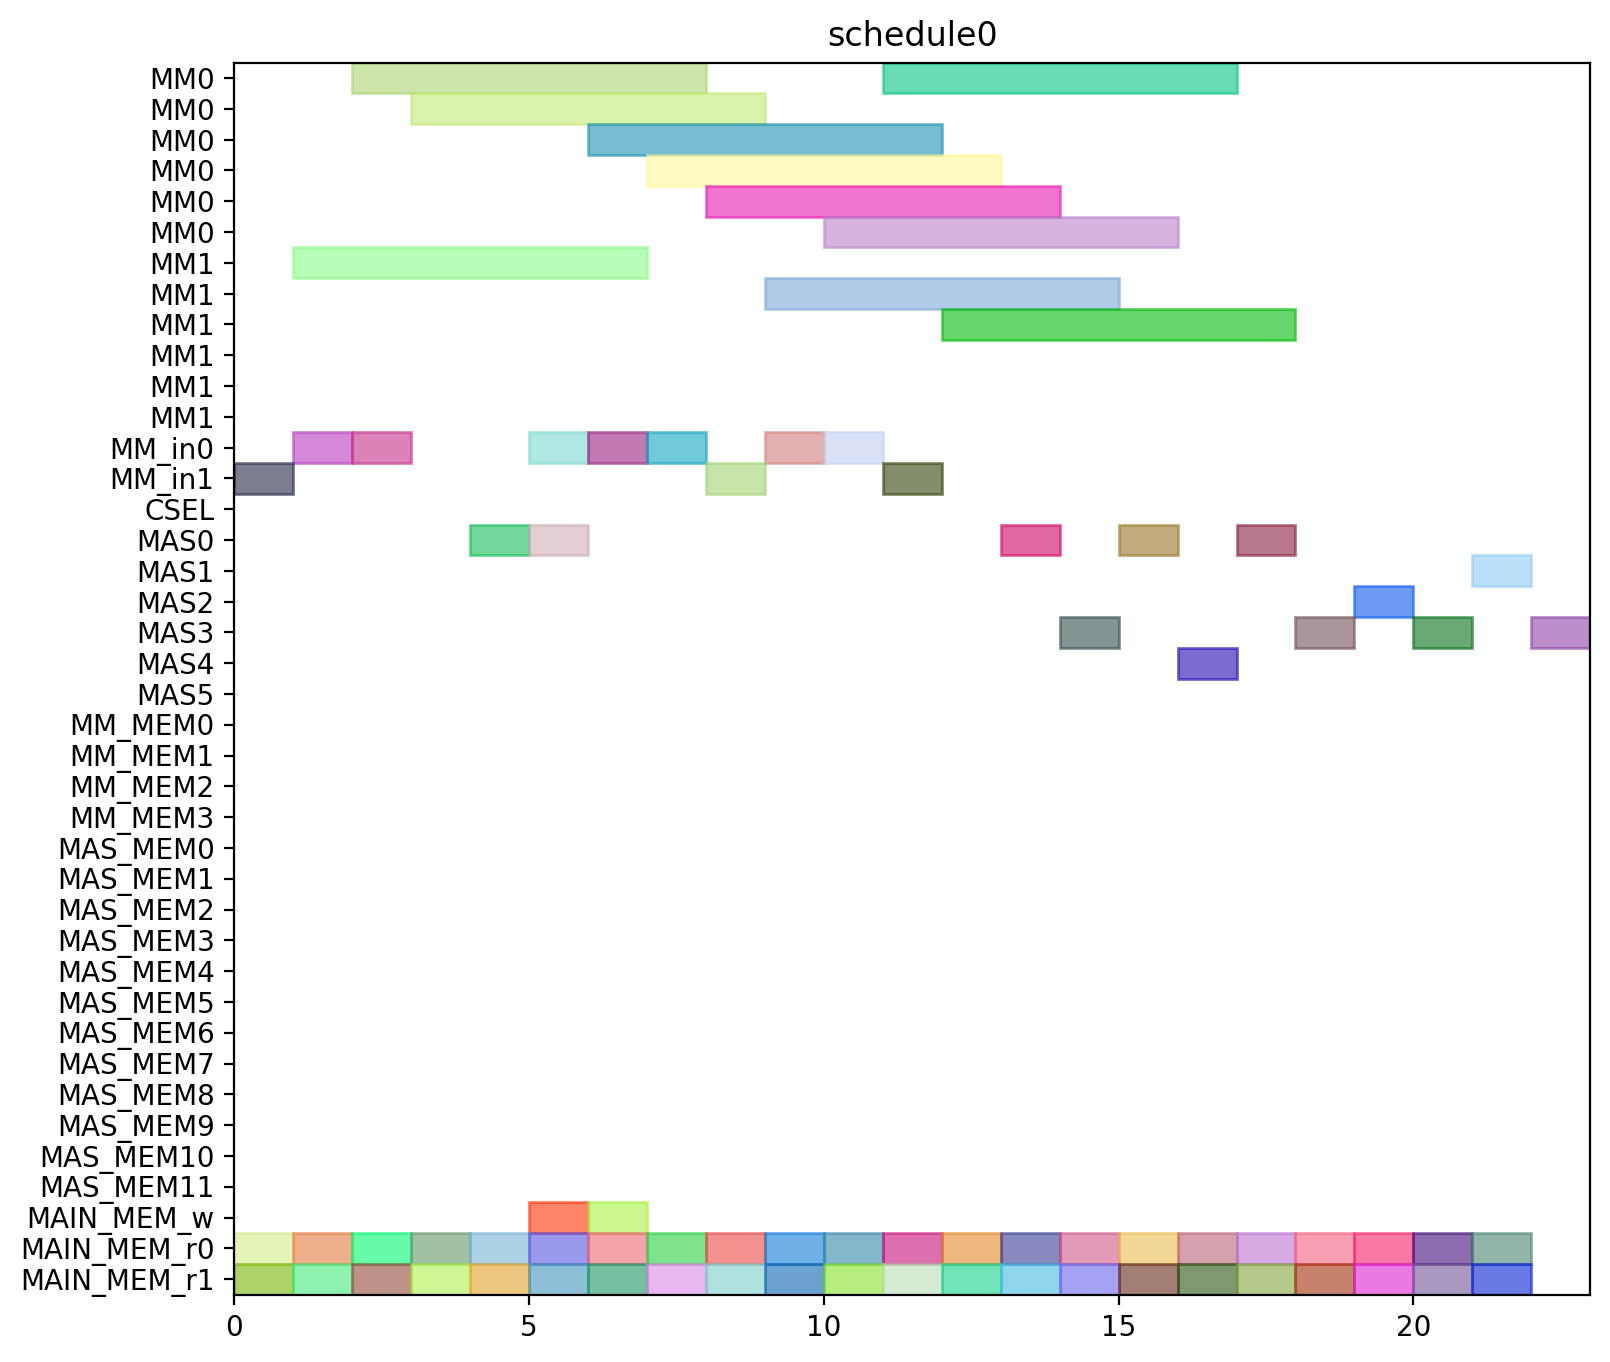

Reproduce this figure in Python.
from pyschedule import Scenario, solvers, plotters, alt


def solve():
	horizon = 120
	S = Scenario("schedule0", horizon=horizon)

	# resource
	MM = S.Resources('MM', num=2, size=6)
	MM_in = S.Resources('MM_in', num=2)
	CSEL = S.Resource('CSEL')
	MAS = S.Resources('MAS', num=6, size=1, periods=range(1, horizon))
	MM_MEM = S.Resources('MM_MEM', num=4)
	MAS_MEM = S.Resources('MAS_MEM', num=12)
	MAIN_MEM_w = S.Resource('MAIN_MEM_w', size=1)
	MAIN_MEM_r = S.Resources('MAIN_MEM_r', num=2)

	# result of previous scheduling

	# new tasks
	c10_t0 = S.Task('c10_t0', length=6, delay_cost=1)
	c10_t0 += alt(MM)
	c10_t0_in = S.Task('c10_t0_in', length=1, delay_cost=1)
	c10_t0_in += alt(MM_in)
	S += c10_t0_in*MM_in[0]<=c10_t0*MM[0]
	S += c10_t0_in*MM_in[1]<=c10_t0*MM[1]
	c10_t0_mem0 = S.Task('c10_t0_mem0', length=1, delay_cost=1)
	c10_t0_mem0 += MAIN_MEM_r[0]
	S += c10_t0_mem0 <= c10_t0

	c10_t0_mem1 = S.Task('c10_t0_mem1', length=1, delay_cost=1)
	c10_t0_mem1 += MAIN_MEM_r[1]
	S += c10_t0_mem1 <= c10_t0

	c10_t1 = S.Task('c10_t1', length=6, delay_cost=1)
	c10_t1 += alt(MM)
	c10_t1_in = S.Task('c10_t1_in', length=1, delay_cost=1)
	c10_t1_in += alt(MM_in)
	S += c10_t1_in*MM_in[0]<=c10_t1*MM[0]
	S += c10_t1_in*MM_in[1]<=c10_t1*MM[1]
	c10_t1_mem0 = S.Task('c10_t1_mem0', length=1, delay_cost=1)
	c10_t1_mem0 += MAIN_MEM_r[0]
	S += c10_t1_mem0 <= c10_t1

	c10_t1_mem1 = S.Task('c10_t1_mem1', length=1, delay_cost=1)
	c10_t1_mem1 += MAIN_MEM_r[1]
	S += c10_t1_mem1 <= c10_t1

	c10_t2 = S.Task('c10_t2', length=1, delay_cost=1)
	c10_t2 += alt(MAS)
	c10_t2_mem0 = S.Task('c10_t2_mem0', length=1, delay_cost=1)
	c10_t2_mem0 += MAIN_MEM_r[0]
	S += c10_t2_mem0 <= c10_t2

	c10_t2_mem1 = S.Task('c10_t2_mem1', length=1, delay_cost=1)
	c10_t2_mem1 += MAIN_MEM_r[1]
	S += c10_t2_mem1 <= c10_t2

	c10_t3 = S.Task('c10_t3', length=1, delay_cost=1)
	c10_t3 += alt(MAS)
	c10_t3_mem0 = S.Task('c10_t3_mem0', length=1, delay_cost=1)
	c10_t3_mem0 += MAIN_MEM_r[0]
	S += c10_t3_mem0 <= c10_t3

	c10_t3_mem1 = S.Task('c10_t3_mem1', length=1, delay_cost=1)
	c10_t3_mem1 += MAIN_MEM_r[1]
	S += c10_t3_mem1 <= c10_t3

	c20_t0 = S.Task('c20_t0', length=6, delay_cost=1)
	c20_t0 += alt(MM)
	c20_t0_in = S.Task('c20_t0_in', length=1, delay_cost=1)
	c20_t0_in += alt(MM_in)
	S += c20_t0_in*MM_in[0]<=c20_t0*MM[0]
	S += c20_t0_in*MM_in[1]<=c20_t0*MM[1]
	c20_t0_mem0 = S.Task('c20_t0_mem0', length=1, delay_cost=1)
	c20_t0_mem0 += MAIN_MEM_r[0]
	S += c20_t0_mem0 <= c20_t0

	c20_t0_mem1 = S.Task('c20_t0_mem1', length=1, delay_cost=1)
	c20_t0_mem1 += MAIN_MEM_r[1]
	S += c20_t0_mem1 <= c20_t0

	c20_t1 = S.Task('c20_t1', length=6, delay_cost=1)
	c20_t1 += alt(MM)
	c20_t1_in = S.Task('c20_t1_in', length=1, delay_cost=1)
	c20_t1_in += alt(MM_in)
	S += c20_t1_in*MM_in[0]<=c20_t1*MM[0]
	S += c20_t1_in*MM_in[1]<=c20_t1*MM[1]
	c20_t1_mem0 = S.Task('c20_t1_mem0', length=1, delay_cost=1)
	c20_t1_mem0 += MAIN_MEM_r[0]
	S += c20_t1_mem0 <= c20_t1

	c20_t1_mem1 = S.Task('c20_t1_mem1', length=1, delay_cost=1)
	c20_t1_mem1 += MAIN_MEM_r[1]
	S += c20_t1_mem1 <= c20_t1

	c20_t2 = S.Task('c20_t2', length=1, delay_cost=1)
	c20_t2 += alt(MAS)
	c20_t2_mem0 = S.Task('c20_t2_mem0', length=1, delay_cost=1)
	c20_t2_mem0 += MAIN_MEM_r[0]
	S += c20_t2_mem0 <= c20_t2

	c20_t2_mem1 = S.Task('c20_t2_mem1', length=1, delay_cost=1)
	c20_t2_mem1 += MAIN_MEM_r[1]
	S += c20_t2_mem1 <= c20_t2

	c20_t3 = S.Task('c20_t3', length=1, delay_cost=1)
	c20_t3 += alt(MAS)
	c20_t3_mem0 = S.Task('c20_t3_mem0', length=1, delay_cost=1)
	c20_t3_mem0 += MAIN_MEM_r[0]
	S += c20_t3_mem0 <= c20_t3

	c20_t3_mem1 = S.Task('c20_t3_mem1', length=1, delay_cost=1)
	c20_t3_mem1 += MAIN_MEM_r[1]
	S += c20_t3_mem1 <= c20_t3

	c01_t0 = S.Task('c01_t0', length=6, delay_cost=1)
	c01_t0 += alt(MM)
	c01_t0_in = S.Task('c01_t0_in', length=1, delay_cost=1)
	c01_t0_in += alt(MM_in)
	S += c01_t0_in*MM_in[0]<=c01_t0*MM[0]
	S += c01_t0_in*MM_in[1]<=c01_t0*MM[1]
	c01_t0_mem0 = S.Task('c01_t0_mem0', length=1, delay_cost=1)
	c01_t0_mem0 += MAIN_MEM_r[0]
	S += c01_t0_mem0 <= c01_t0

	c01_t0_mem1 = S.Task('c01_t0_mem1', length=1, delay_cost=1)
	c01_t0_mem1 += MAIN_MEM_r[1]
	S += c01_t0_mem1 <= c01_t0

	c01_t1 = S.Task('c01_t1', length=6, delay_cost=1)
	c01_t1 += alt(MM)
	c01_t1_in = S.Task('c01_t1_in', length=1, delay_cost=1)
	c01_t1_in += alt(MM_in)
	S += c01_t1_in*MM_in[0]<=c01_t1*MM[0]
	S += c01_t1_in*MM_in[1]<=c01_t1*MM[1]
	c01_t1_mem0 = S.Task('c01_t1_mem0', length=1, delay_cost=1)
	c01_t1_mem0 += MAIN_MEM_r[0]
	S += c01_t1_mem0 <= c01_t1

	c01_t1_mem1 = S.Task('c01_t1_mem1', length=1, delay_cost=1)
	c01_t1_mem1 += MAIN_MEM_r[1]
	S += c01_t1_mem1 <= c01_t1

	c01_t2 = S.Task('c01_t2', length=1, delay_cost=1)
	c01_t2 += alt(MAS)
	c01_t2_mem0 = S.Task('c01_t2_mem0', length=1, delay_cost=1)
	c01_t2_mem0 += MAIN_MEM_r[0]
	S += c01_t2_mem0 <= c01_t2

	c01_t2_mem1 = S.Task('c01_t2_mem1', length=1, delay_cost=1)
	c01_t2_mem1 += MAIN_MEM_r[1]
	S += c01_t2_mem1 <= c01_t2

	c01_t3 = S.Task('c01_t3', length=1, delay_cost=1)
	c01_t3 += alt(MAS)
	c01_t3_mem0 = S.Task('c01_t3_mem0', length=1, delay_cost=1)
	c01_t3_mem0 += MAIN_MEM_r[0]
	S += c01_t3_mem0 <= c01_t3

	c01_t3_mem1 = S.Task('c01_t3_mem1', length=1, delay_cost=1)
	c01_t3_mem1 += MAIN_MEM_r[1]
	S += c01_t3_mem1 <= c01_t3

	c11_t0 = S.Task('c11_t0', length=6, delay_cost=1)
	c11_t0 += alt(MM)
	c11_t0_in = S.Task('c11_t0_in', length=1, delay_cost=1)
	c11_t0_in += alt(MM_in)
	S += c11_t0_in*MM_in[0]<=c11_t0*MM[0]
	S += c11_t0_in*MM_in[1]<=c11_t0*MM[1]
	c11_t0_mem0 = S.Task('c11_t0_mem0', length=1, delay_cost=1)
	c11_t0_mem0 += MAIN_MEM_r[0]
	S += c11_t0_mem0 <= c11_t0

	c11_t0_mem1 = S.Task('c11_t0_mem1', length=1, delay_cost=1)
	c11_t0_mem1 += MAIN_MEM_r[1]
	S += c11_t0_mem1 <= c11_t0

	c11_t1 = S.Task('c11_t1', length=6, delay_cost=1)
	c11_t1 += alt(MM)
	c11_t1_in = S.Task('c11_t1_in', length=1, delay_cost=1)
	c11_t1_in += alt(MM_in)
	S += c11_t1_in*MM_in[0]<=c11_t1*MM[0]
	S += c11_t1_in*MM_in[1]<=c11_t1*MM[1]
	c11_t1_mem0 = S.Task('c11_t1_mem0', length=1, delay_cost=1)
	c11_t1_mem0 += MAIN_MEM_r[0]
	S += c11_t1_mem0 <= c11_t1

	c11_t1_mem1 = S.Task('c11_t1_mem1', length=1, delay_cost=1)
	c11_t1_mem1 += MAIN_MEM_r[1]
	S += c11_t1_mem1 <= c11_t1

	c11_t2 = S.Task('c11_t2', length=1, delay_cost=1)
	c11_t2 += alt(MAS)
	c11_t2_mem0 = S.Task('c11_t2_mem0', length=1, delay_cost=1)
	c11_t2_mem0 += MAIN_MEM_r[0]
	S += c11_t2_mem0 <= c11_t2

	c11_t2_mem1 = S.Task('c11_t2_mem1', length=1, delay_cost=1)
	c11_t2_mem1 += MAIN_MEM_r[1]
	S += c11_t2_mem1 <= c11_t2

	c11_t3 = S.Task('c11_t3', length=1, delay_cost=1)
	c11_t3 += alt(MAS)
	c11_t3_mem0 = S.Task('c11_t3_mem0', length=1, delay_cost=1)
	c11_t3_mem0 += MAIN_MEM_r[0]
	S += c11_t3_mem0 <= c11_t3

	c11_t3_mem1 = S.Task('c11_t3_mem1', length=1, delay_cost=1)
	c11_t3_mem1 += MAIN_MEM_r[1]
	S += c11_t3_mem1 <= c11_t3

	c21_t0 = S.Task('c21_t0', length=6, delay_cost=1)
	c21_t0 += alt(MM)
	c21_t0_in = S.Task('c21_t0_in', length=1, delay_cost=1)
	c21_t0_in += alt(MM_in)
	S += c21_t0_in*MM_in[0]<=c21_t0*MM[0]
	S += c21_t0_in*MM_in[1]<=c21_t0*MM[1]
	c21_t0_mem0 = S.Task('c21_t0_mem0', length=1, delay_cost=1)
	c21_t0_mem0 += MAIN_MEM_r[0]
	S += c21_t0_mem0 <= c21_t0

	c21_t0_mem1 = S.Task('c21_t0_mem1', length=1, delay_cost=1)
	c21_t0_mem1 += MAIN_MEM_r[1]
	S += c21_t0_mem1 <= c21_t0

	c21_t1 = S.Task('c21_t1', length=6, delay_cost=1)
	c21_t1 += alt(MM)
	c21_t1_in = S.Task('c21_t1_in', length=1, delay_cost=1)
	c21_t1_in += alt(MM_in)
	S += c21_t1_in*MM_in[0]<=c21_t1*MM[0]
	S += c21_t1_in*MM_in[1]<=c21_t1*MM[1]
	c21_t1_mem0 = S.Task('c21_t1_mem0', length=1, delay_cost=1)
	c21_t1_mem0 += MAIN_MEM_r[0]
	S += c21_t1_mem0 <= c21_t1

	c21_t1_mem1 = S.Task('c21_t1_mem1', length=1, delay_cost=1)
	c21_t1_mem1 += MAIN_MEM_r[1]
	S += c21_t1_mem1 <= c21_t1

	c21_t2 = S.Task('c21_t2', length=1, delay_cost=1)
	c21_t2 += alt(MAS)
	c21_t2_mem0 = S.Task('c21_t2_mem0', length=1, delay_cost=1)
	c21_t2_mem0 += MAIN_MEM_r[0]
	S += c21_t2_mem0 <= c21_t2

	c21_t2_mem1 = S.Task('c21_t2_mem1', length=1, delay_cost=1)
	c21_t2_mem1 += MAIN_MEM_r[1]
	S += c21_t2_mem1 <= c21_t2

	c21_t3 = S.Task('c21_t3', length=1, delay_cost=1)
	c21_t3 += alt(MAS)
	c21_t3_mem0 = S.Task('c21_t3_mem0', length=1, delay_cost=1)
	c21_t3_mem0 += MAIN_MEM_r[0]
	S += c21_t3_mem0 <= c21_t3

	c21_t3_mem1 = S.Task('c21_t3_mem1', length=1, delay_cost=1)
	c21_t3_mem1 += MAIN_MEM_r[1]
	S += c21_t3_mem1 <= c21_t3

	c000 = S.Task('c000', length=1, delay_cost=1)
	c000 += alt(MAS)
	S += 0<c000

	c000_w = S.Task('c000_w', length=1, delay_cost=1)
	c000_w += alt(MAIN_MEM_w)
	S += c000 <= c000_w

	c000_mem0 = S.Task('c000_mem0', length=1, delay_cost=1)
	c000_mem0 += MAIN_MEM_r[0]
	S += c000_mem0 <= c000

	c000_mem1 = S.Task('c000_mem1', length=1, delay_cost=1)
	c000_mem1 += MAIN_MEM_r[1]
	S += c000_mem1 <= c000

	c001 = S.Task('c001', length=1, delay_cost=1)
	c001 += alt(MAS)
	S += 0<c001

	c001_w = S.Task('c001_w', length=1, delay_cost=1)
	c001_w += alt(MAIN_MEM_w)
	S += c001 <= c001_w

	c001_mem0 = S.Task('c001_mem0', length=1, delay_cost=1)
	c001_mem0 += MAIN_MEM_r[0]
	S += c001_mem0 <= c001

	c001_mem1 = S.Task('c001_mem1', length=1, delay_cost=1)
	c001_mem1 += MAIN_MEM_r[1]
	S += c001_mem1 <= c001

	solvers.mip.solve(S,msg=1,kind='CPLEX',ratio_gap=1.01)

	solution = [['hoge']*len(S.solution()[1]) for i in range(len(S.solution()))]
	for i in range(len(S.solution())):
		for j in range(len(S.solution()[i])):
			solution[i][j]=str(S.solution()[i][j])
	print(solution)

	cycles = int(solution[-1][3])

	pic_file_name = "/home/mfukuda/ABE/multiRAM_multiMAS_16mux/scheduling_result/stage6MM2_stage1MAS6/FROB/schedule0.png"
	if(S.solution() != []):
		plotters.matplotlib.plot(S,img_filename=pic_file_name, show_task_labels=False, fig_size=(cycles*0.25+3, 8))

	return solution
